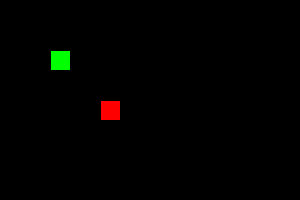
Frame 1 (no input)
Frame 60 (the mouse pressed at the canvas centre just before this capture): identical to frame 1, image omitted
Frame 120 (the mouse held since frame 60 and released just before this capture): identical to frame 1, image omitted

The Processing sketch that drew this single still picture (run headless with seeded random() and noise(); from frame 60 on, the mouse is pressed at the canvas centre):

// Processing sketch: Hoofdstuk_13_Eindopdracht
// ── Hoofdstuk_13_Eindopdracht.pde
int updown =50; 
int leftright =50;

void setup(){
size(300,200);
}

void draw(){
background(0,0,0);
fill(0,255,0);
rect(leftright,updown,20,20);
fill(255,0,0);
rect(100,100,20,20);
}

void keyPressed(){
if(keyCode == 38){
updown -= 10;
clear();
println("is omhoog");
}
else if(keyCode == 40){
updown += 10;
clear();
println("is omlaag");
}
else if(keyCode == 37){
leftright -= 10;
clear();
println("is links");
}
else if(keyCode == 39){
leftright += 10;
clear();
println("is rechts");
}
}
